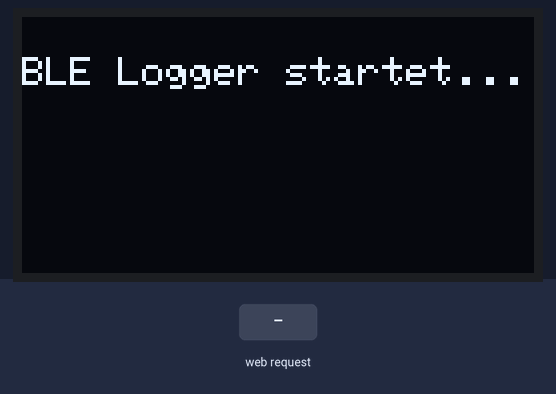
A sketch run on a simulated ESP32. Shown: 128×64 one-colour display. Inputs (shaded band) come from the test bench. WiFi joins after 1.5 s; servers stay silent unless stated; the local clock reads 2024-03-15 10:24:30 at power-on unless the sketch sets it; storage starts empty; nothing arrives over Bluetooth unless stated; what the sketch prints to the serial monitor is not drawn.

Above: at 0.3 s.
At 5.9 s:
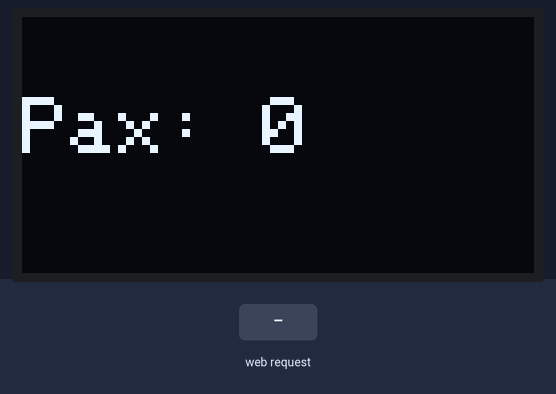
6.0 s: HTTP request GET /log.csv received
Timing chart, 0 to 9.0 s (numbered marks = the images above; inputs shaded):
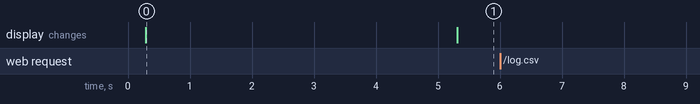

The sketch:

BLE-Scanner-SPIFFS.ino
```cpp
#include <BLEDevice.h>
#include <BLEScan.h>
#include <BLEAdvertisedDevice.h>
#include <Wire.h>
#include <Adafruit_GFX.h>
#include <Adafruit_SSD1306.h>
#include <FS.h>
#include <SPIFFS.h>
#include <WiFi.h>
#include <time.h>

#define I2C_SDA 22
#define I2C_SCL 23
#define SCREEN_WIDTH 128
#define SCREEN_HEIGHT 64
#define OLED_RESET -1
#define OLED_ADDR 0x3C

Adafruit_SSD1306 display(SCREEN_WIDTH, SCREEN_HEIGHT, &Wire, OLED_RESET);

int bleCount = 0;
const int rssiLimit = -80;
unsigned long lastSave = 0;
const unsigned long SAVE_INTERVAL = 60000; //(in Millisekunden)

const char* ssid = "WLAN-Name"; //WLAN Name einfügen
const char* password = "WLAN-Passwort"; //WLAN Passwort einfügen

WiFiServer server(80);
bool serverRunning = false;
bool timeSynced = false;

class MyAdvertisedDeviceCallbacks : public BLEAdvertisedDeviceCallbacks {
  void onResult(BLEAdvertisedDevice advertisedDevice) {
    int rssi = advertisedDevice.getRSSI();
    if (rssi >= rssiLimit) {
      bleCount++;


    }
  }
};

MyAdvertisedDeviceCallbacks bleCb;

String getTimestamp() {
  time_t now = time(nullptr);
  if (now > 100000 && timeSynced) {
    time_t t2 = now + 2 * 3600;
    struct tm timeinfo;
    localtime_r(&t2, &timeinfo);
    char buf[32];
    strftime(buf, sizeof(buf), "%Y-%m-%d %H:%M:%S", &timeinfo);
    return String(buf);
  } else {

    unsigned long seconds = millis() / 1000;
    return String(seconds/60) + "min";
  }
}

void logToCSV(int count) {
  File file = SPIFFS.open("/log.csv", FILE_APPEND);
  if (!file) {
    Serial.println("Fehler beim Öffnen der Datei!");
    return;
  }

  String timestamp = getTimestamp();
  file.print(timestamp);
  file.print(",");
  file.println(count);
  file.close();

  Serial.println("Wert gespeichert: " + timestamp + "," + String(count));
}

void startWifiConnect() {
  if (WiFi.status() == WL_CONNECTED) return;
  WiFi.mode(WIFI_STA);
  WiFi.begin(ssid, password);
  Serial.print("WiFi connect started (non-blocking)...");
}

void trySetupNetworkServices() {
  if (WiFi.status() == WL_CONNECTED) {
    if (!timeSynced) {
      Serial.println();
      Serial.println("WLAN verbunden, versuche NTP-Sync...");

      configTime(0, 0, "pool.ntp.org", "time.nist.gov");

      unsigned long tstart = millis();
      struct tm timeinfo;
      while (!getLocalTime(&timeinfo) && (millis() - tstart < 10000)) {
        delay(200);
      }
      if (getLocalTime(&timeinfo)) {
        timeSynced = true;
        Serial.println("NTP synchronisiert.");
      } else {
        Serial.println("NTP-Sync fehlgeschlagen (Timeout). Weiter mit Fallback-Zeit.");
        timeSynced = false;
      }
    }
    if (!serverRunning) {
      server.begin();
      serverRunning = true;
      Serial.println("HTTP-Server gestartet.");
    }
  } else {
    if (serverRunning) {
      server.stop();
      serverRunning = false;
      Serial.println("WLAN getrennt -> Server gestoppt.");
    }
  }
}

void setup() {
  Serial.begin(115200);
  delay(200);

  Wire.begin(I2C_SDA, I2C_SCL);
  if (!display.begin(SSD1306_SWITCHCAPVCC, OLED_ADDR)) {
    Serial.println("OLED nicht gefunden!");
    while (true) delay(1000);
  }

  display.clearDisplay();
  display.setTextSize(1);
  display.setTextColor(WHITE);
  display.setCursor(0, 10);
  display.println("BLE Logger startet...");
  display.display();

  if (!SPIFFS.begin(true)) {
    Serial.println("SPIFFS konnte nicht gestartet werden!");
    while(true);
  }

  {
    File f = SPIFFS.open("/log.csv", FILE_WRITE);
    if (f) {
      f.println("Zeit,Zaehler");
      f.close();
      Serial.println("Neue log.csv gestartet!");
    } else {
      Serial.println("Fehler: log.csv konnte nicht erstellt werden!");
    }
  }

  BLEDevice::init("ESP32-BLE-Scanner");
  BLEScan* pBLEScan = BLEDevice::getScan();
  pBLEScan->setAdvertisedDeviceCallbacks(&bleCb);
  pBLEScan->setActiveScan(true);

  startWifiConnect();

  lastSave = millis();
}

void handleClientRequests() {
  if (!serverRunning) return;
  WiFiClient client = server.available();
  if (!client) return;
  Serial.println("Neuer Client verbunden");
  unsigned long reqStart = millis();
  while (!client.available() && (millis() - reqStart < 5000)) {
    delay(1);
  }
  if (!client.available()) {
    client.stop();
    Serial.println("Client Timeout - abgebrochen");
    return;
  }

  String request = client.readStringUntil('\r');
  client.flush();

  if (request.indexOf("GET /log.csv") != -1) {
    File file2 = SPIFFS.open("/log.csv", FILE_READ);
    if (file2) {
      client.println("HTTP/1.1 200 OK");
      client.println("Content-Type: text/csv");
      client.println("Connection: close");
      client.println();
      while (file2.available()) {
        client.write(file2.read());
      }
      file2.close();
    } else {
      client.println("HTTP/1.1 500 Internal Server Error");
      client.println("Content-Type: text/plain");
      client.println("Connection: close");
      client.println();
      client.println("log.csv nicht gefunden");
    }
  } else {
    // Startseite
    client.println("HTTP/1.1 200 OK");
    client.println("Content-Type: text/html");
    client.println("Connection: close");
    client.println();
    client.println("<h1>ESP32 BLE Logger</h1>");
    client.println("<p><a href=\"/log.csv\">log.csv herunterladen</a></p>");
  }
  delay(1);
  client.stop();
  Serial.println("Client getrennt");
}

void loop() {
  bleCount = 0;
  BLEScan* pBLEScan = BLEDevice::getScan();
  pBLEScan->setAdvertisedDeviceCallbacks(&bleCb);
  pBLEScan->start(5, false);

  display.clearDisplay();
  display.setTextSize(2);
  display.setCursor(0, 20);
  display.print("Pax: ");
  display.println(bleCount);
  display.display();

  Serial.printf("Gesamt BLE-Geräte (≥ %d dBm): %d\n", rssiLimit, bleCount);

  if (millis() - lastSave >= SAVE_INTERVAL) {
    logToCSV(bleCount);
    lastSave = millis();
  }

  static unsigned long lastNetCheck = 0;
  if (millis() - lastNetCheck > 5000) { // alle 5s prüfen
    lastNetCheck = millis();
    if (WiFi.status() != WL_CONNECTED) {
      WiFi.reconnect();
    }
    trySetupNetworkServices();
  }

  if (serverRunning) handleClientRequests();

  delay(100);
}
```

Measured:
- after the input at 6.0 s, every drawn part: stays the same
- what the display in image 0 shows lasts 5.0 s, from 0.3 s to 5.3 s
